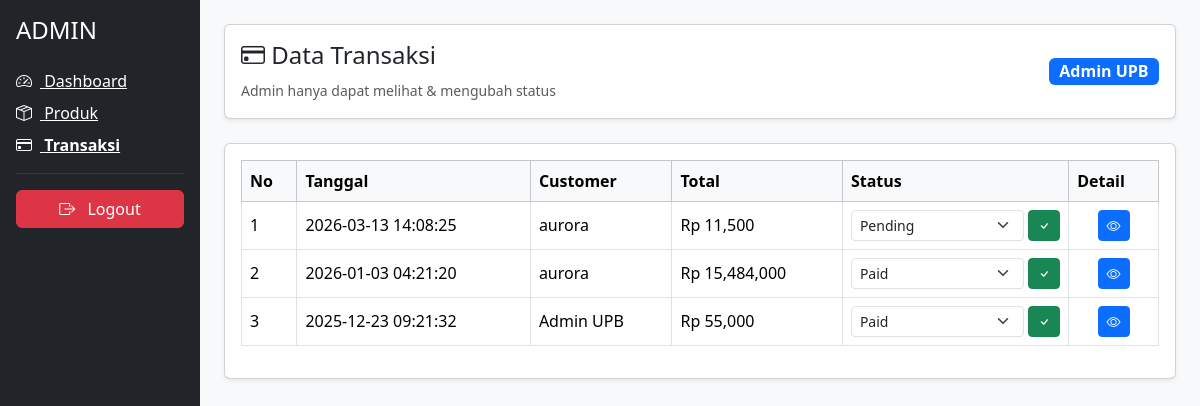
Page /transaksi.php (signed in) on the committed database.
### tables this page shows
CREATE TABLE `orders` (
  `id_order` int(11) NOT NULL,
  `id_user` int(11) DEFAULT NULL,
  `total` int(11) DEFAULT NULL,
  `status` enum('pending','paid','cancelled') DEFAULT 'pending',
  `order_date` timestamp NOT NULL DEFAULT CURRENT_TIMESTAMP
);

CREATE TABLE `users` (
  `id_user` int(11) NOT NULL,
  `nama` varchar(100) DEFAULT NULL,
  `email` varchar(100) DEFAULT NULL,
  `password` varchar(255) DEFAULT NULL,
  `Alamat` varchar(50) NOT NULL,
  `Nomer_Hp` varchar(20) NOT NULL,
  `created_at` timestamp NOT NULL DEFAULT CURRENT_TIMESTAMP,
  `role` enum('admin','customer') NOT NULL DEFAULT 'customer'
);

### class/transaksi.php (called while the page is built, shortened)
<?php
class Transaksi {
    private $db;
    public function __construct($mysqli){
        $this->db = $mysqli;
    }
    public function getOrders(){
        $query = "
        SELECT o.*, u.nama
        FROM orders o
        LEFT JOIN users u ON o.id_user = u.id_user
        ORDER BY o.id_order DESC
        ";
        return mysqli_query($this->db,$query);
    }
}

### transaksi.php (the view, shortened to what this page needs)
<?php
include "config/koneksi.php";
require "class/Transaksi.php";
$transaksi = new Transaksi($mysqli);
$orders = $transaksi->getOrders();
?>
<!DOCTYPE html>
<html lang="id">
<head>
<link href="https://cdn.jsdelivr.net/npm/bootstrap@5.3.2/dist/css/bootstrap.min.css" rel="stylesheet">
<link href="https://cdn.jsdelivr.net/npm/bootstrap-icons/font/bootstrap-icons.css" rel="stylesheet">
</head>
<body class="bg-light">
<div class="container-fluid">
<div class="row min-vh-100">
<aside class="col-md-2 bg-dark text-white p-3">
    <h4 class="mb-4">ADMIN</h4>
    <a href="dashboard.php" class="d-block text-white mb-2">
        <i class="bi bi-speedometer2 me-2"></i> Dashboard
    </a>
    <a href="produk.php" class="d-block text-white mb-2">
        <i class="bi bi-box-seam me-2"></i> Produk
    </a>
    <a href="transaksi.php" class="d-block text-white mb-2 fw-bold">
        <i class="bi bi-credit-card me-2"></i> Transaksi
    </a>
    <hr class="border-secondary">
    <form action="logout.php" method="post">
        <button class="btn btn-danger w-100">
            <i class="bi bi-box-arrow-right me-2"></i> Logout
        </button>
    </form>
</aside>
<main class="col-md-10 p-4">
<div class="card shadow-sm mb-4">
<div class="card-body d-flex justify-content-between align-items-center">
<div>
<h4><i class="bi bi-credit-card"></i> Data Transaksi</h4>
<small class="text-muted">Admin hanya dapat melihat & mengubah status</small>
</div>
    <span class="badge bg-primary fs-6"><?= $_SESSION['nama']; ?></span>
  </div>
</div>
<div class="card shadow-sm">
<div class="card-body">
<table class="table table-bordered table-hover align-middle">
<thead class="table-light">
<tr>
<th>No</th>
<th>Tanggal</th>
<th>Customer</th>
<th>Total</th>
<th>Status</th>
<th>Detail</th>
</tr>
</thead>
<tbody>
<?php
$no = 1;
while ($o = mysqli_fetch_assoc($orders)) {
?>
<tr>
<td><?= $no++ ?></td>
<td><?= $o['order_date'] ?></td>
<td><?= $o['nama'] ?></td>
<td>Rp <?= number_format($o['total']) ?></td>
<td>
<form method="post" class="d-flex gap-1">
<select name="status" class="form-select form-select-sm">
<option value="pending" <?= $o['status']=='pending'?'selected':'' ?>>Pending</option>
<option value="paid" <?= $o['status']=='paid'?'selected':'' ?>>Paid</option>
</select>
<button name="update_status" class="btn btn-sm btn-success">
<i class="bi bi-check"></i>
</button>
</form>
</td>
<td class="text-center">
<button class="btn btn-sm btn-primary"
data-bs-toggle="modal"
data-bs-target="#detail<?= $o['id_order'] ?>">
<i class="bi bi-eye"></i>
</button>
</td>
</tr>
<?php
}
?>
</tbody>
</table>
</div>
</div>
</main>
</div>
</div>
</body>
</html>

### rows in the picture
orders: order_date "2026-03-13 14:08:25", id_user.nama "aurora", total "11,500", status "Pending"
orders: order_date "2026-01-03 04:21:20", id_user.nama "aurora", total "15,484,000", status "Paid"
orders: order_date "2025-12-23 09:21:32", id_user.nama "Admin UPB", total "55,000", status "Paid"

### other values in the picture
$_SESSION['nama'] "Admin UPB"
